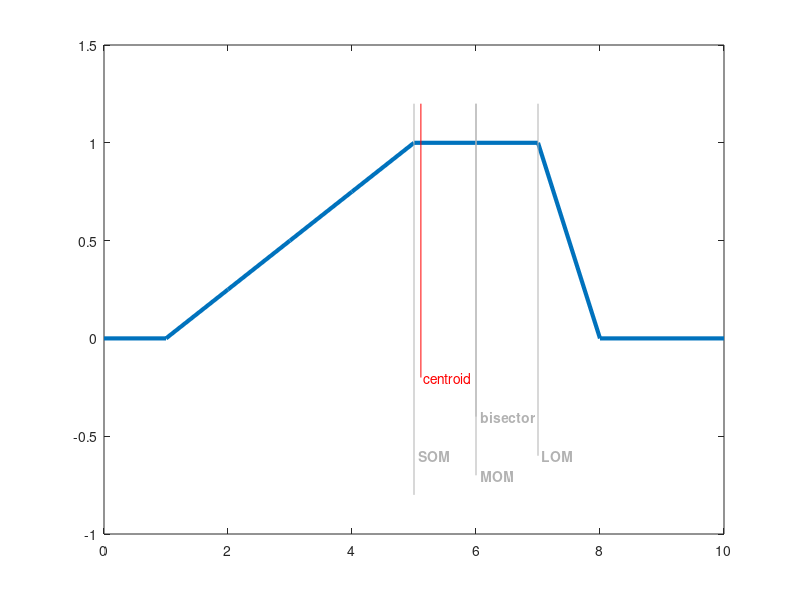

The MATLAB source for this figure:
x = 0:1:10;
mf1 = trapmf(x,[1 5 7 8]); 
plot(x,mf1,'LineWidth',3);
x1 = defuzz(x,mf1,'centroid')
h1 = line([x1 x1],[-0.2 1.2]);
t1 = text(x1,-0.2,' centroid','FontWeight','normal'); 
x2 = defuzz(x,mf1,'bisector')
gray = 0.7*[1 1 1];
set([h1 t1],'Color',gray)
h2 = line([x2 x2],[-0.4 1.2]);
t2 = text(x2,-0.4,' bisector','FontWeight','bold'); 
x3 = defuzz(x,mf1,'mom')
x4 = defuzz(x,mf1,'som')
x5 = defuzz(x,mf1,'lom')
set([h2 t2],'Color',gray)
h3 = line([x3 x3],[-0.7 1.2]);
t3 = text(x3,-0.7,' MOM','FontWeight','bold'); 
h4 = line([x4 x4],[-0.8 1.2]);
t4 = text(x4,-0.6,' SOM','FontWeight','bold'); 
h5 = line([x5 x5],[-0.6 1.2]);
t5 = text(x5,-0.6,' LOM','FontWeight','bold'); 
set([h3 t3 h4 t4 h5 t5],'Color',gray)
set([h1 t1],'Color','red')